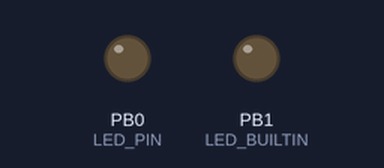
Simulated run of this sketch. Board: ATtiny85, built for the host (arithmetic inside an expression is 32-bit, double 64-bit). Shown: output pins drawn as LEDs (lit = HIGH).

Above: at 1.0 s.
At 5.0 s:
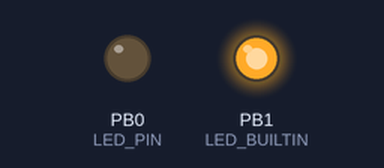
Timing chart, 0 to 14.4 s (numbered marks = the images above):
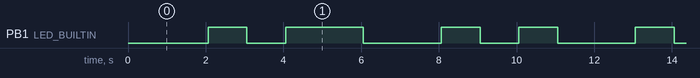

The sketch:

LightStripTiny85.ino
```cpp
/*
C:\Users\tzerb\AppData\Local\Arduino15\packages\arduino\tools\avrdude\6.3.0-arduino17\bin>avrdude -c arduino -C C:\Users\tzerb\AppData\Local\Arduino15\packages\arduino\tools\avrdude\6.3.0-arduino17\etc\avrdude.conf -p t85 -v -P COM7 -b 19200
*/

#define LED_PIN 0
#define NUM_LEDS 300
#define LED_BUILTIN 1

// Proper cycle-counted assembly for 8MHz ATtiny85
void sendByte(uint8_t byte) {
  asm volatile(
    "       ldi  r18, 8      \n\t"  // 8 bits to send
    "loop:                   \n\t"
    "       sbi  %[port], %[pin] \n\t"  // 2 cycles - pin HIGH
    "       sbrs %[byte], 7  \n\t"  // 1-2 cycles - skip if bit 7 set
    "       cbi  %[port], %[pin] \n\t"  // 2 cycles - '0': LOW after ~3 cycles (375ns)
    "       lsl  %[byte]     \n\t"  // 1 cycle - shift left
    "       dec  r18         \n\t"  // 1 cycle - decrement counter
    "       cbi  %[port], %[pin] \n\t"  // 2 cycles - '1': LOW after ~7 cycles (875ns)
    "       brne loop        \n\t"  // 2 cycles - loop if not zero
    :
    : [byte] "r" (byte),
      [port] "I" (_SFR_IO_ADDR(PORTB)),
      [pin] "I" (LED_PIN)
    : "r18"
  );
}

void setAllLEDs(uint8_t r, uint8_t g, uint8_t b, uint8_t w) {
  cli(); // Disable interrupts

  for (uint16_t i = 0; i < NUM_LEDS; i++) {
    sendByte(w); // WS2814 is WRGB order (not GRBW!)
    sendByte(r);
    sendByte(g);
    sendByte(b);
  }

  sei(); // Re-enable interrupts
  _delay_us(80); // Latch
}

void setup() {
  pinMode(LED_PIN, OUTPUT);
  pinMode(LED_BUILTIN, OUTPUT);

  delay(50); // Wait for LEDs to stabilize after power-up

  // Send a "reset" by holding line low
  digitalWrite(LED_PIN, LOW);
  delayMicroseconds(100);

  // Optional: Clear the strip first
  setAllLEDs(0, 0, 0, 0); // All off
  delay(10);
}

void loop() {
  // Pure red (no white)
  setAllLEDs(255, 0, 0, 0);
  delay(1000);
  digitalWrite(LED_BUILTIN, LOW);   // turn the LED off by making the voltage LOW

  // Pure green
  setAllLEDs(0, 255, 0, 0);
  delay(1000);
  digitalWrite(LED_BUILTIN, HIGH);   // turn the LED on

  // Pure blue
  setAllLEDs(0, 0, 255, 0);
  delay(1000);
  digitalWrite(LED_BUILTIN, LOW);   // turn the LED off by making the voltage LOW

  // Warm white (using W channel)
  setAllLEDs(0, 0, 0, 255);
  delay(1000);
  digitalWrite(LED_BUILTIN, HIGH);   // turn the LED on

  setAllLEDs(255, 255, 255, 0);
  delay(1000);
  digitalWrite(LED_BUILTIN, HIGH);   // turn the LED on

  setAllLEDs(127, 127, 127, 0);
  delay(1000);
  digitalWrite(LED_BUILTIN, LOW);   // turn the LED on'

  // Warm white (using W channel)
  setAllLEDs(0, 0, 0, 127);
  delay(1000);
  digitalWrite(LED_BUILTIN, LOW);   // turn the LED on'

  // Warm white (using W channel)
  setAllLEDs(0, 0, 0, 63);
  delay(1000);
  digitalWrite(LED_BUILTIN, HIGH);   // turn the LED on

  // Warm white (using W channel)
  setAllLEDs(0, 0, 0, 31);
  delay(1000);
  digitalWrite(LED_BUILTIN, LOW);   // turn the LED on'

  // Warm white (using W channel)
  setAllLEDs(0, 0, 0, 15);
  delay(1000);
  digitalWrite(LED_BUILTIN, HIGH);   // turn the LED on

  // Mixed: Red + White
  setAllLEDs(255, 0, 0, 128);
  delay(1000);
  digitalWrite(LED_BUILTIN, LOW);   // turn the LED off by making the voltage LOW
}
```

Measured:
- by itself, PB1 (LED_BUILTIN): repeats every 11.0 s: LOW 1.0 s, HIGH 2.0 s, LOW 2.0 s, HIGH 1.0 s, LOW 1.0 s, HIGH 1.0 s, LOW 2.0 s, HIGH 1.0 s
- by itself, everything shown: repeats every 11.0 s, in 8 steps
